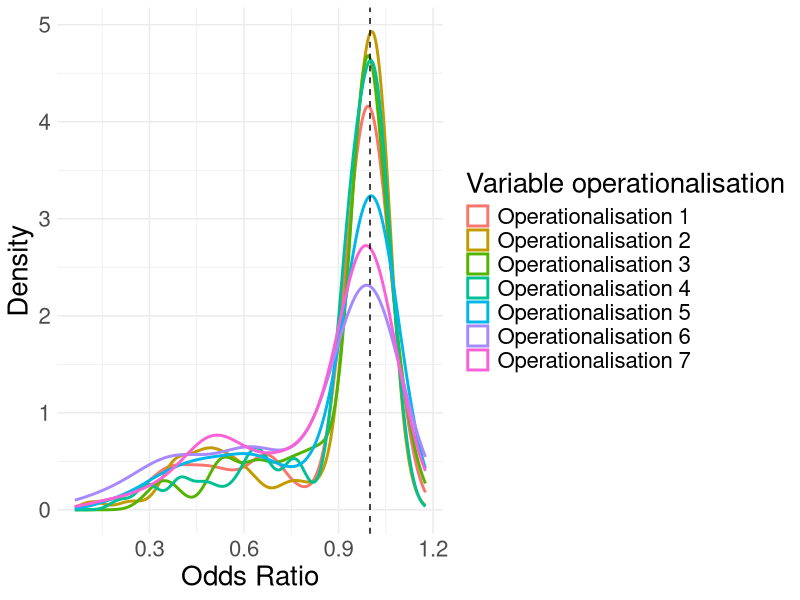

The R source for this figure:
## ---- chunk 1
# Load required packages
library(ggplot2)
## ---- chunk 2
# Set up decision space, where all combinations of decisions are mapped
decision_space <- expand.grid(
 
  datatype       = c("Strict Longitudinal", 
                     "Non-strict Longitudinal",
                     "Cross-sectional"),  
  

  model      = c("Cox Hazard", 
                       "Logistic", 
                       "Log-binomial",
                       "Mixed-effects", 
                       "Discrete Time",
                       "Generalised Estimating Equation"), 
  
  outcome         = c(paste0("Operationalisation ", 1:7)),
  
  confounder      = c("Age", 
                      "Sex", 
                      "Country",
                      "Smoking",
                      "Education",
                      "Physical Activity", 
                      "None")
  )
## ---- chunk 3
# Set seed to ensure reproducibility
set.seed(123)

n <- nrow(decision_space)

# For good visualisation of decision sensitivity
# 2/3 of the resulting odds ratios will follow a normal distribution 
n_norm <- floor(2 * n / 3)

# and 1/3 will follow a beta
n_beta <- n - n_norm

# Conditions for normal distribution
mean <- 1
sd  <- 0.05

# Normally distributed odds ratios
or_norm <- data.frame(
  odds_ratio = unlist(
    lapply(mean, function(mu) {
      exp(rnorm(n_norm, mean = log(mu), sd = sd)) 
    })
  )
) 

# Beta distributed odds ratios
or_beta <- data.frame(odds_ratio = rbeta(n_beta, 3,2))
    
# Create one data frame that contains the decisions and outcomes
dat <- decision_space
dat$odds_ratio <- c(or_norm$odds_ratio, or_beta$odds_ratio)
## ---- chunk 4
# Plot the densities of all outcome distributions to show how they differ
ggplot(dat, aes(x = odds_ratio, colour = outcome)) +
  geom_density(size = 1) +
  geom_vline(xintercept = 1, linetype = "dashed") + # OR = 1, no effect
  labs(
    x = "Odds Ratio",
    y = "Density",
    colour = "Variable operationalisation"
  ) +
  theme_minimal() + 
   theme(text = element_text(size = 20)) 
